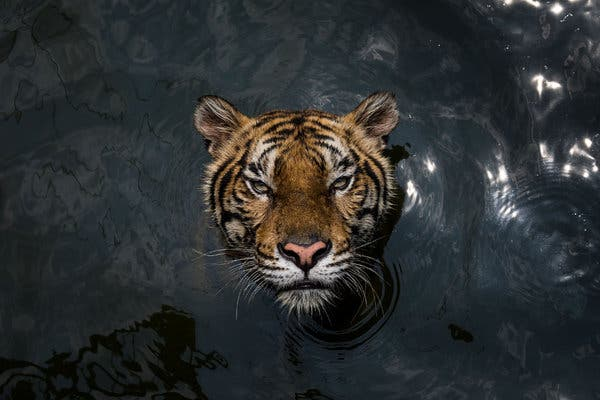
#> input picture images/tiger.jpg, 600 x 400 px
$ python photographer_transform.py images/tiger.jpg
#> lines starting #> are read from the running program, lines starting #| are printed output that depends on the picture
#> further down, image is the input picture: shape (400, 600, 3); mean B, G, R 48.9, 48.2, 45.1
from argparse import ArgumentParser
import os
import sys
from tkinter import filedialog

import cv2
import matplotlib.pyplot as plt
from matplotlib.widgets import Button, RadioButtons, Slider
import numpy as np


DEFAULT_HUE = 136           # Roughly cyan.
DEFAULT_EXPONENT = 1.5      # More contrast, but not too much.
DEFAULT_SATURATION = 245    # Near full saturation.


def interface(bgr_image):
    """Create an interface for the given BGR image, providing the user with controls to update the model parameters with a live preview."""
    fig, ax = plt.subplots()
    plt.subplots_adjust(left=0.1, bottom=0.25)
    ax.margins(x=0)
    image = photographer_transform(
        bgr_image,
        exp=DEFAULT_EXPONENT,
        hue=DEFAULT_HUE,
        saturation=DEFAULT_SATURATION)
    image = cv2.cvtColor(image, cv2.COLOR_BGR2RGB)
    image_plot = plt.imshow(image)

    ax_hue = plt.axes((0.1, 0.15, 0.8, 0.03))
    ax_saturation = plt.axes((0.1, 0.11, 0.8, 0.03))
    ax_exponent = plt.axes((0.1, 0.07, 0.8, 0.03))

    slider_hue = Slider(ax_hue, 'Hue', 0, 180, DEFAULT_HUE, valstep=1)
    slider_saturation = Slider(ax_saturation, 'Sat', 0, 255, DEFAULT_SATURATION, valstep=1)
    slider_exponent = Slider(ax_exponent, 'Exp', 0, 20, DEFAULT_EXPONENT)

    # [10 lines left out: function update, not called in this run]

    slider_hue.on_changed(update)
    slider_saturation.on_changed(update)
    slider_exponent.on_changed(update)

    # [10 lines left out: function save_image, not called in this run]

    reset_ax = plt.axes([0.8, 0.02, 0.1, 0.04])
    button = Button(reset_ax, 'Save', hovercolor='0.975')
    button.on_clicked(save_image)
    plt.show()


def power_transform(a, exp):
    """Perform a power transformation on the given image. The image is expected to be a np.uint8 array, with values ranging between 0 and 255.
    The values will be scaled down to the range 0 to 1, transformed using the formula `p_{x,y}=p{x,y}^exp`, and then scaled back up again.
    """
    return np.round(255*(a/255)**exp).astype(np.uint8)


# [32 lines left out: function remove_background, not called in this run]


def photographer_transform(bgr_image, exp=1, hue=DEFAULT_HUE, saturation=DEFAULT_SATURATION, k=8):
    """Perform a transformation of the given BGR image, using various image processing techniques.

    Parameters:
    - bgr_image: The BGR image to process.
    - exp: The exponent to be used in the power transformation step. See `power_transform`.
    - hue: The hue to use for every pixel in the HLS version of the image.
    - saturation: The saturation to use for every pixel in the HLS version of the image.
    - k: The number of clusters to use in the background removal process.
    """
#> called with exp = 1.5, hue = 136, saturation = 245, k = 8
    gray_image = cv2.cvtColor(bgr_image, cv2.COLOR_BGR2GRAY)
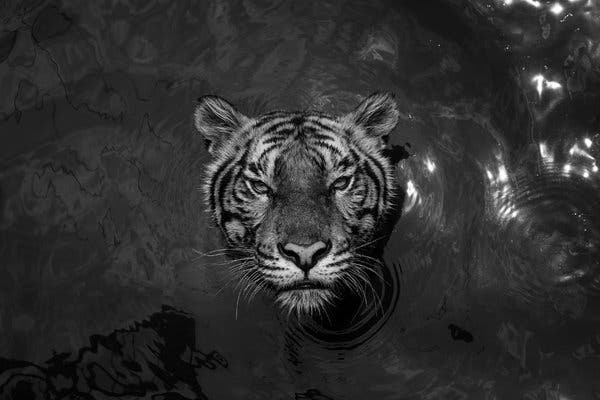
#> gray_image: shape (400, 600); min 0, max 255, mean 47.4
    gray_image = cv2.equalizeHist(gray_image)
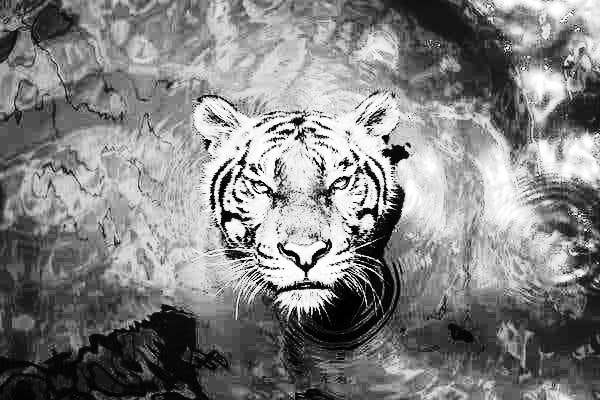
#> gray_image: shape (400, 600); min 0, max 255, mean 129.5
    gray_image = power_transform(gray_image, exp)
#> in power_transform, `return np.round(255*(a/255)**exp).astype(np.uint8)`:
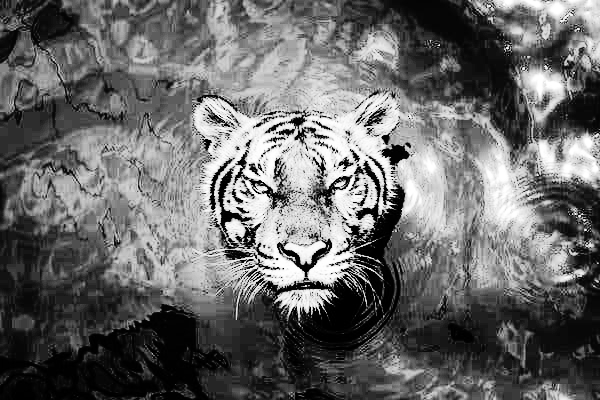
#> returned value: shape (400, 600); min 0, max 255, mean 103.9

    # Use the grayscale as the L channel of HSL.
    gray_image = np.expand_dims(gray_image, -1)
    hls_image = np.pad(gray_image, ((0, 0), (0, 0), (1, 1)))
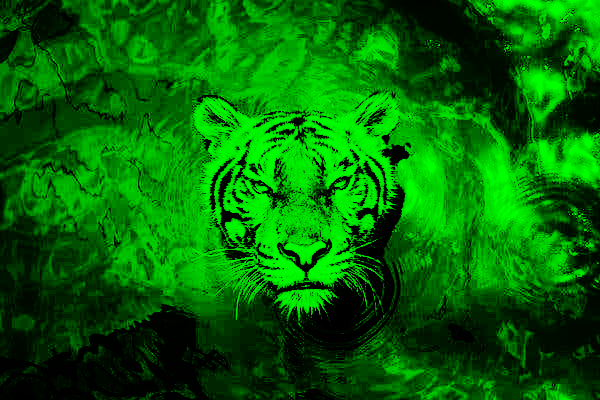
#> hls_image: shape (400, 600, 3); mean of channels 0, 1, 2 0, 103.9, 0; drawn as B, G, R

    hls_image[:, :, 0] = hue
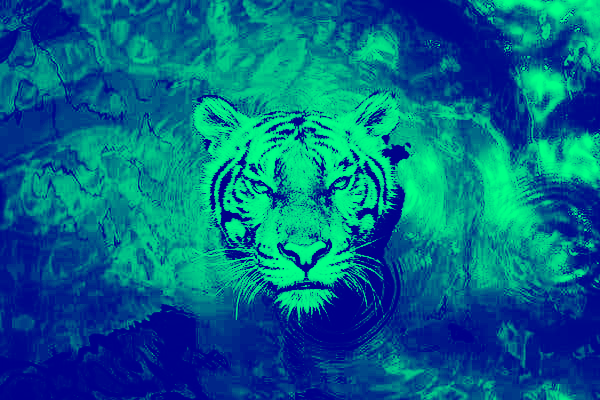
#> hls_image: shape (400, 600, 3); mean of channels 0, 1, 2 136, 103.9, 0; drawn as B, G, R
    hls_image[:, :, 2] = saturation
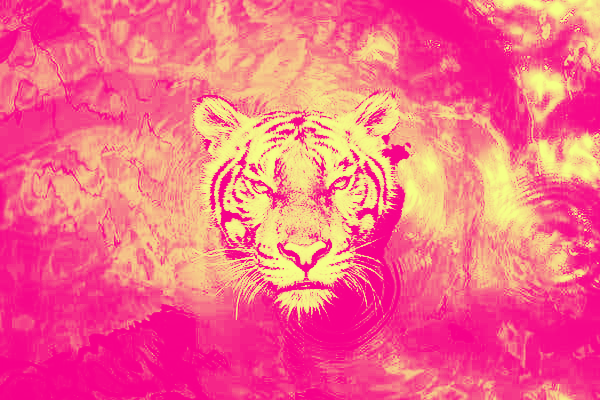
#> hls_image: shape (400, 600, 3); mean of channels 0, 1, 2 136, 103.9, 245; drawn as B, G, R

    # Convert HSL to BGR so we can save it.
    filename = os.path.splitext(sys.argv[1])[0]
    bgr_image = cv2.cvtColor(hls_image, cv2.COLOR_HLS2BGR_FULL)
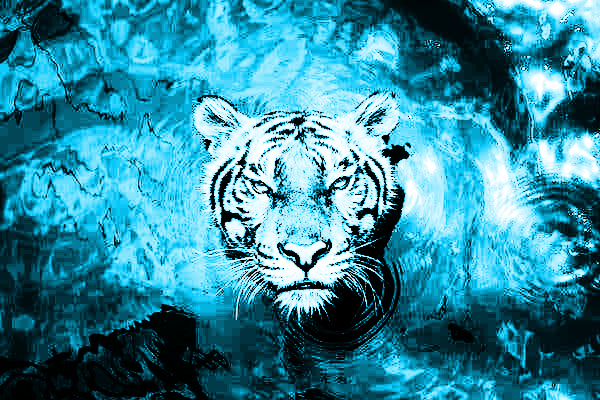
#> bgr_image: shape (400, 600, 3); mean B, G, R 159.1, 137, 48.8
    return bgr_image


def cli():
    """Provide a CLI to the pixelate function."""
    parser = ArgumentParser(description='Transform an image to be more aesthetically pleasing.')
    parser.add_argument('input', help='The path to the input image')
    parser.add_argument('-r', '--remove_background', help='Indicate whether to use background removal', action='store_true')
    args = parser.parse_args()
    if not os.path.exists(args.input):
        raise FileNotFoundError(f'Input file "{args.input}" could not be found.')
    return args


if __name__ == '__main__':
    args = cli()
    image = cv2.imread(args.input, cv2.IMREAD_COLOR)
    if args.remove_background:
        image = remove_background(image)
    interface(image)
#> (the run stopped early here; a loop or call above may not have finished)
